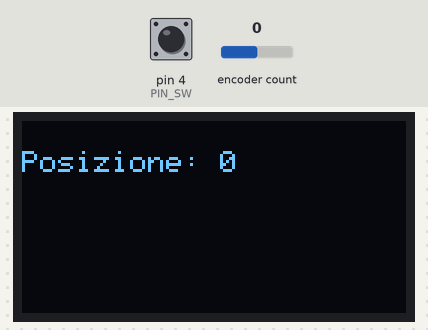
Bench run of a sketch on a simulated Arduino Uno, built with avr-gcc and run on an emulated ATmega328P. Parts: 128×64 one-colour display. The inputs (shaded band) are chosen by the test bench; at power-on: pin 4 (PIN_SW) HIGH, encoder count 0. What the sketch prints to the serial monitor is not drawn.

Above: at 3.3 s.
3.4 s: pin 4 (PIN_SW) pulled LOW for 0.15 s
At 3.9 s:
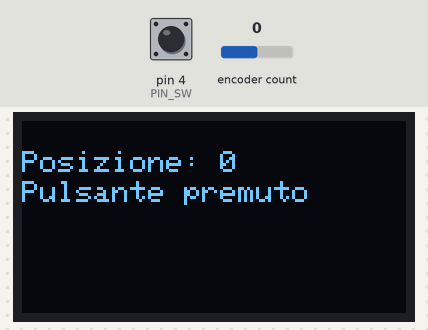
5.0 s: encoder count set to 1
At 6.2 s:
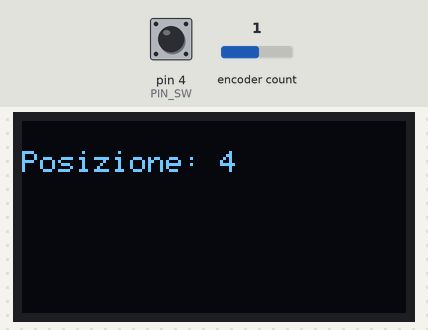
6.5 s: pin 4 (PIN_SW) pulled LOW for 1 s
At 7.4 s:
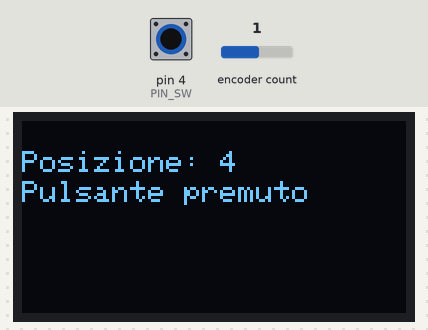
9.0 s: encoder count set to 2
At 9.3 s:
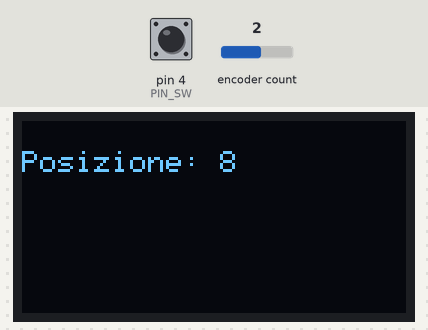
10.5 s: encoder count set to 3
At 11.7 s:
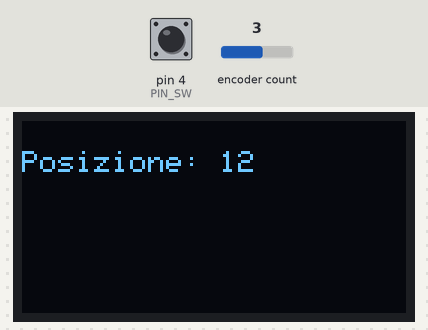
Timing chart, 0 to 13.0 s (numbered marks = the images above; inputs shaded):
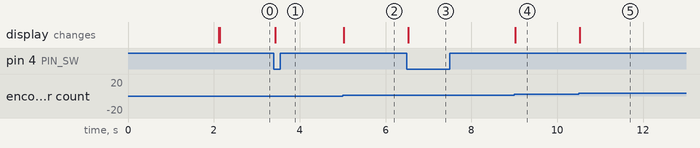

Measured:
- after the input at 3.4 s, the display: changes at once (image 1)
- after the input at 5.0 s, the display: changes at once (image 2)
- after the input at 6.5 s, the display: changes at once (image 3)
- after the input at 9.0 s, the display: changes at once (image 4)
- after the input at 10.5 s, the display: changes at once (image 5)

The sketch:

display_ok.ino
```cpp
#include <Wire.h>
#include <Adafruit_GFX.h>
#include <Adafruit_SSD1306.h>
#include <Encoder.h>

#define SCREEN_WIDTH 128
#define SCREEN_HEIGHT 64
Adafruit_SSD1306 display(SCREEN_WIDTH, SCREEN_HEIGHT, &Wire, -1);

// Definizione dei pin
#define PIN_CLK 2
#define PIN_DT 3
#define PIN_SW 4

// Creazione dell'oggetto Encoder
Encoder enc(PIN_CLK, PIN_DT);

// Variabili per la gestione del pulsante
long lastPosition = -999;
unsigned long lastButtonPress = 0;
const unsigned long debounceDelay = 50;

void setup() {
  Serial.begin(9600);
  delay(2000);
  Serial.println("=== Avvio Sistema ===");

  // Inizializza I2C
  Wire.begin();
  delay(50);

  // Inizializza OLED
  if (!display.begin(SSD1306_SWITCHCAPVCC, 0x3C)) {
    Serial.println(F("Errore: OLED non trovato"));
    while (true);
  }
  display.clearDisplay();
  display.setTextColor(SSD1306_WHITE);
  display.setTextSize(1);
  display.setCursor(0, 0);
  display.println("Display OK 4");
  display.display();

  // Configura il pin del pulsante
  pinMode(PIN_SW, INPUT_PULLUP);
}

void loop() {
  // Legge la posizione dell'encoder
  long newPosition = enc.read();
  if (newPosition != lastPosition) {
    lastPosition = newPosition;

    // Visualizza la posizione sul display
    display.setCursor(0, 10);
    display.clearDisplay();
    display.print("Posizione: ");
    display.println(newPosition);
    display.display();

    // Stampa la posizione sulla seriale
    Serial.print("Posizione: ");
    Serial.println(newPosition);
  }

  // Gestisce il pulsante con debounce
  if (digitalRead(PIN_SW) == LOW && (millis() - lastButtonPress) > debounceDelay) {
    lastButtonPress = millis();
    Serial.println("Pulsante premuto");
    display.setCursor(0, 20);
    display.print("Pulsante premuto");
    display.display();
  }
}
```
